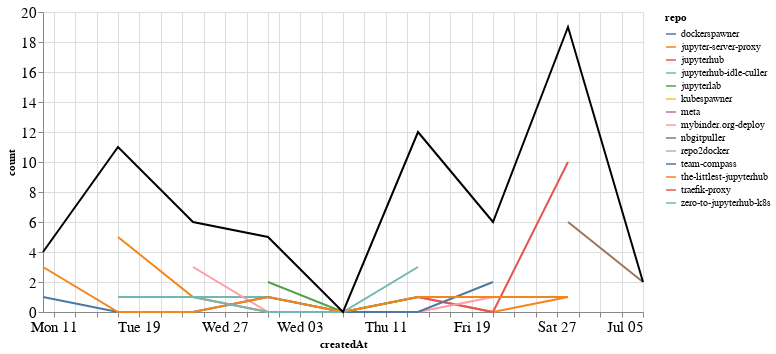

Source (notebook cell):
### Markdown cell above
## Comments

### Code cell
comments_time = comments.groupby('repo').resample('W', on='createdAt').count()['author'].reset_index()
comments_time = comments_time.rename(columns={'author': 'count'})
comments_time_total = comments_time.groupby('createdAt').agg({"count": "sum"}).reset_index()
ch1 = alt.Chart(comments_time, width=600).mark_line().encode(
    x='createdAt',
    y='count',
    color='repo',
    tooltip="repo"
)

ch2 = alt.Chart(comments_time_total, width=600).mark_line(color="black").encode(
    x='createdAt',
    y='count',
)

ch1 + ch2

### Figure 1 — Vega-Lite specification as saved in the notebook (floating-point values rounded to 4 significant figures)
{"config": {"axisLeft": {"labelFontSize": 15}, "axisBottom": {"labelFontSize": 15}}, "layer": [{"data": {"name": "data-f01aa5b0f72ef27349304bedaa740880"}, "mark": "line", "encoding": {"color": {"type": "nominal", "field": "repo"}, "tooltip": {"type": "nominal", "field": "repo"}, "x": {"type": "temporal", "field": "createdAt"}, "y": {"type": "quantitative", "field": "count"}}, "width": 600}, {"data": {"name": "data-f71b966069fdf8f1ca4de1a983d47297"}, "mark": {"type": "line", "color": "black"}, "encoding": {"x": {"type": "temporal", "field": "createdAt"}, "y": {"type": "quantitative", "field": "count"}}, "width": 600}], "$schema": "https://vega.github.io/schema/vega-lite/v4.8.1.json", "datasets": {"data-f01aa5b0f72ef27349304bedaa740880": [{"repo": "dockerspawner", "createdAt": "2020-06-14T00:00:00", "count": 4}, {"repo": "jupyter-server-proxy", "createdAt": "2020-05-17T00:00:00", "count": 5}, {"repo": "jupyter-server-proxy", "createdAt": "2020-05-24T00:00:00", "count": 1}, {"repo": "jupyter-server-proxy", "createdAt": "2020-05-31T00:00:00", "count": 0}, {"repo": "jupyter-server-proxy", "createdAt": "2020-06-07T00:00:00", "count": 0}, {"repo": "jupyter-server-proxy", "createdAt": "2020-06-14T00:00:00", "count": 1}, {"repo": "jupyter-server-proxy", "createdAt": "2020-06-21T00:00:00", "count": 0}, {"repo": "jupyter-server-proxy", "createdAt": "2020-06-28T00:00:00", "count": 1}, {"repo": "jupyterhub", "createdAt": "2020-06-14T00:00:00", "count": 1}, {"repo": "jupyterhub", "createdAt": "2020-06-21T00:00:00", "count": 0}, {"repo": "jupyterhub", "createdAt": "2020-06-28T00:00:00", "count": 10}, {"repo": "jupyterhub-idle-culler", "createdAt": "2020-05-24T00:00:00", "count": 1}, {"repo": "jupyterhub-idle-culler", "createdAt": "2020-05-31T00:00:00", "count": 1}, {"repo": "jupyterhub-idle-culler", "createdAt": "2020-06-07T00:00:00", "count": 0}, {"repo": "jupyterhub-idle-culler", "createdAt": "2020-06-14T00:00:00", "count": 1}, {"repo": "jupyterhub-idle-culler", "createdAt": "2020-06-21T00:00:00", "count": 1}, {"repo": "jupyterlab", "createdAt": "2020-05-31T00:00:00", "count": 2}, {"repo": "jupyterlab", "createdAt": "2020-06-07T00:00:00", "count": 0}, {"repo": "jupyterlab", "createdAt": "2020-06-14T00:00:00", "count": 1}, {"repo": "kubespawner", "createdAt": "2020-06-21T00:00:00", "count": 1}, {"repo": "meta", "createdAt": "2020-06-28T00:00:00", "count": 1}, {"repo": "mybinder.org-deploy", "createdAt": "2020-05-24T00:00:00", "count": 3}, {"repo": "mybinder.org-deploy", "createdAt": "2020-05-31T00:00:00", "count": 0}, {"repo": "mybinder.org-deploy", "createdAt": "2020-06-07T00:00:00", "count": 0}, {"repo": "mybinder.org-deploy", "createdAt": "2020-06-14T00:00:00", "count": 0}, {"repo": "mybinder.org-deploy", "createdAt": "2020-06-21T00:00:00", "count": 1}, {"repo": "nbgitpuller", "createdAt": "2020-06-28T00:00:00", "count": 6}, {"repo": "nbgitpuller", "createdAt": "2020-07-05T00:00:00", "count": 2}, {"repo": "repo2docker", "createdAt": "2020-05-17T00:00:00", "count": 1}, {"repo": "team-compass", "createdAt": "2020-05-10T00:00:00", "count": 1}, {"repo": "team-compass", "createdAt": "2020-05-17T00:00:00", "count": 0}, {"repo": "team-compass", "createdAt": "2020-05-24T00:00:00", "count": 0}, {"repo": "team-compass", "createdAt": "2020-05-31T00:00:00", "count": 1}, {"repo": "team-compass", "createdAt": "2020-06-07T00:00:00", "count": 0}, {"repo": "team-compass", "createdAt": "2020-06-14T00:00:00", "count": 0}, {"repo": "team-compass", "createdAt": "2020-06-21T00:00:00", "count": 2}, {"repo": "the-littlest-jupyterhub", "createdAt": "2020-05-10T00:00:00", "count": 3}, {"repo": "the-littlest-jupyterhub", "createdAt": "2020-05-17T00:00:00", "count": 0}, {"repo": "the-littlest-jupyterhub", "createdAt": "2020-05-24T00:00:00", "count": 0}, {"repo": "the-littlest-jupyterhub", "createdAt": "2020-05-31T00:00:00", "count": 1}, {"repo": "the-littlest-jupyterhub", "createdAt": "2020-06-07T00:00:00", "count": 0}, {"repo": "the-littlest-jupyterhub", "createdAt": "2020-06-14T00:00:00", "count": 1}, {"repo": "the-littlest-jupyterhub", "createdAt": "2020-06-21T00:00:00", "count": 1}, {"repo": "the-littlest-jupyterhub", "createdAt": "2020-06-28T00:00:00", "count": 1}, {"repo": "traefik-proxy", "createdAt": "2020-05-17T00:00:00", "count": 4}, {"repo": "zero-to-jupyterhub-k8s", "createdAt": "2020-05-17T00:00:00", "count": 1}, {"repo": "zero-to-jupyterhub-k8s", "createdAt": "2020-05-24T00:00:00", "count": 1}, {"repo": "zero-to-jupyterhub-k8s", "createdAt": "2020-05-31T00:00:00", "count": 0}, {"repo": "zero-to-jupyterhub-k8s", "createdAt": "2020-06-07T00:00:00", "count": 0}, {"repo": "zero-to-jupyterhub-k8s", "createdAt": "2020-06-14T00:00:00", "count": 3}], "data-f71b966069fdf8f1ca4de1a983d47297": [{"createdAt": "2020-05-10T00:00:00", "count": 4}, {"createdAt": "2020-05-17T00:00:00", "count": 11}, {"createdAt": "2020-05-24T00:00:00", "count": 6}, {"createdAt": "2020-05-31T00:00:00", "count": 5}, {"createdAt": "2020-06-07T00:00:00", "count": 0}, {"createdAt": "2020-06-14T00:00:00", "count": 12}, {"createdAt": "2020-06-21T00:00:00", "count": 6}, {"createdAt": "2020-06-28T00:00:00", "count": 19}, {"createdAt": "2020-07-05T00:00:00", "count": 2}]}}
